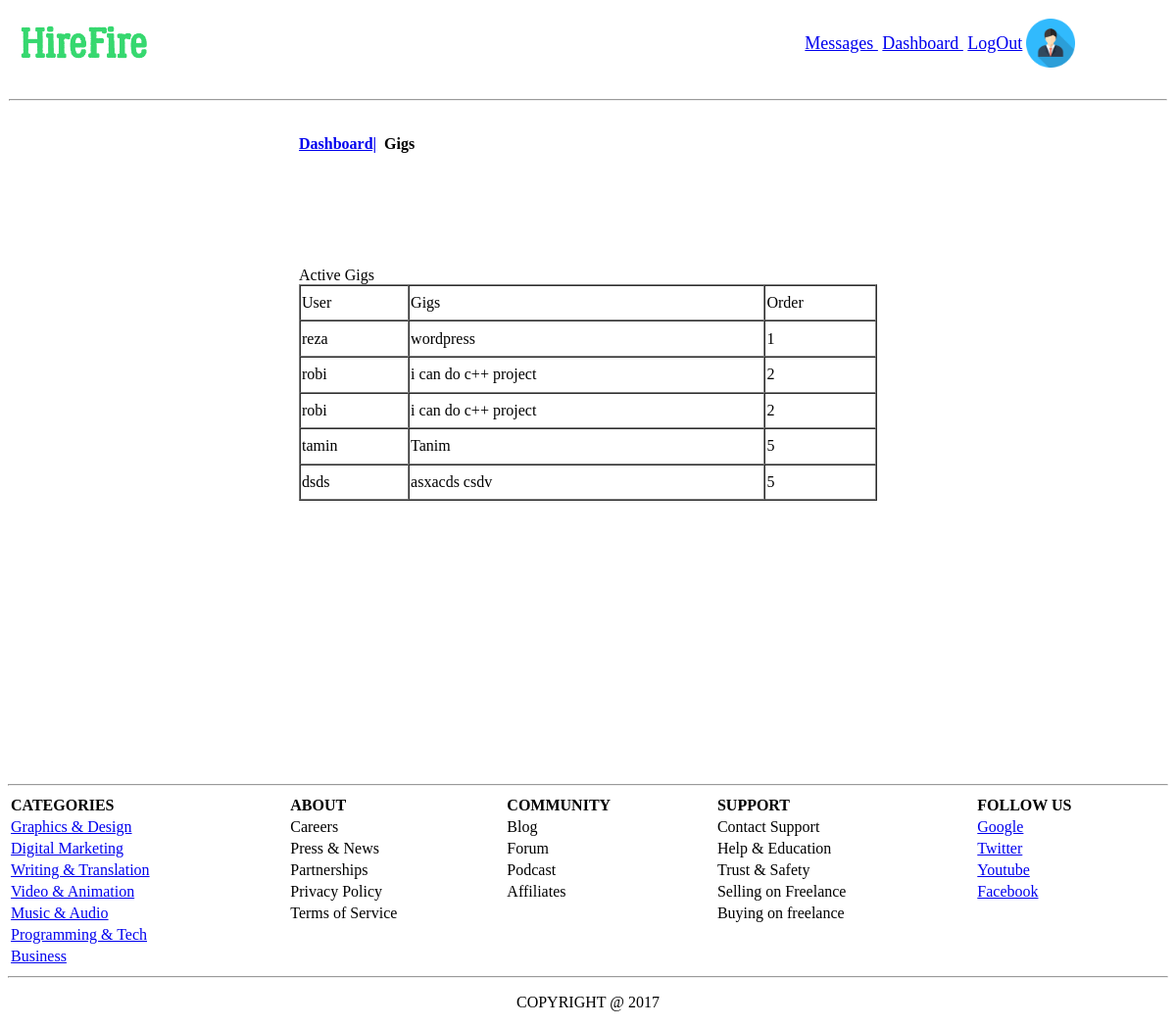
Before: /HireFire/App/Admin/gigs_admin.php (signed in) with the older database file.
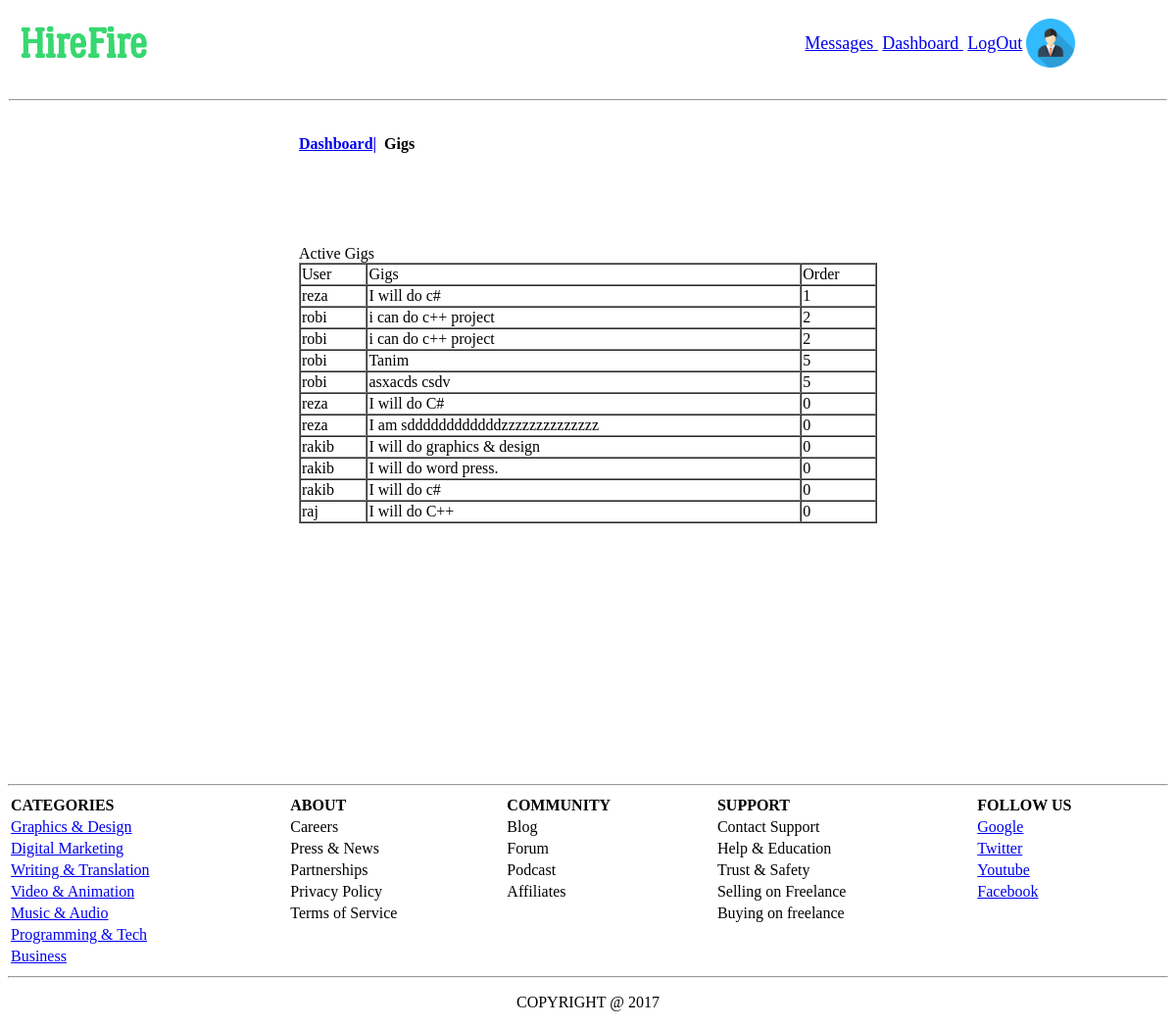
After: the same page with the newer database file.
### tables this page shows
CREATE TABLE `gigs` (
  `uName` varchar(20) NOT NULL,
  `gigTitle` varchar(50) NOT NULL,
  `gigId` int(11) NOT NULL,
  `category` varchar(20) NOT NULL,
  `price` int(11) NOT NULL,
  `gDescription` varchar(500) NOT NULL,
  `imgExt` varchar(20) NOT NULL,
  `date` date NOT NULL,
  `orderCount` int(11) NOT NULL
);

### HireFire/data/data_access.php (called while the page is built, shortened)
<?php
    $host="localhost";
    $user="root";
    $pass="";
    $dbname="hirefire_db";
    $port=3306;
    function executeSQL($sql){
        global $host, $user, $pass, $dbname, $port;
        $link=mysqli_connect($host, $user, $pass, $dbname, $port);
        $result = mysqli_query($link,$sql);
        return $result;
    }
?>

### HireFire/data/person_data_access(reza).php (called while the page is built, shortened)
<?php require_once "data_access.php";?>
<?php
	function allgigaccessToDb()
	{
		$sql = "SELECT * FROM gigs";
		$result = executeSQL($sql);
		$persons = array();
        for($i=0; $row=mysqli_fetch_assoc($result); ++$i){
            $persons[$i] = $row;
        }
        return $persons;
	}
?>

### HireFire/App/Admin/gigs_admin.php (the view, shortened to what this page needs)
<php>
	<head>
	</head>
	<body>
	    <table border="0" width="100%" height="100%" cellspacing="0">
		    <tr height="8%">
			    <td colspan="3">
				    <table  border="0" width="100%" border="1">
				        <tr>
							<td><a href="../Categories/programing.php"><img src="../image/image.png" width="150"></a></td>
							</td>
							<td align="right">
								<font size="4"><a href="inbox.php">Messages&nbsp;</a>
								<a href="admin.php">Dashboard&nbsp;</a>
								<a href="logout_handler.php">LogOut</a></font>
							</td>
							<td><a href="profile.php"><img src="../image/b.png" width="50"></a></td>
				        </tr>
				    </table>
			<tr height="5%">
				<td colspan="3"><hr/></td>
			</tr>
			<tr height="5%">
			    <td width="25%"></td>
				<td width="30%">
						<a href="admin.php"> <b>Dashboard|</a>&nbsp;
						  <a ><b>Gigs</b></a>
				</td>
				<td width="45%"></td>
            </tr>
			<tr height="50%">
                <td width="10%"></td>
				<td width="50%" height="50%">
					<a>Active Gigs</a><br/>
					<table width="100%" height="50%" border="1" cellspacing="0">
						    <tr >
							   <td>User</td>
							   <td>Gigs</td>
							   <td>Order</td>
							</tr>
						<?php
							 $persons=allgigaccessToDb();
							foreach ($persons as $value)
							{
							   $name=$value['uName'];
							   $title=$value['gigTitle'];
							   $Order=$value['orderCount'];
								echo "<tr>";
								echo "<td >$name</td><td>$title</td><td>$Order</td>";
								echo "</tr>";
							}
						?>
					</table>
				</td>
				<td width="40%">
				</td>
			</tr>
			<tr colspan="3" height="20%">
			    <table border="0" width="100%">
				      <hr>
					    <tr>
					       <th align="left">CATEGORIES</th>
					   <th align="left">ABOUT</th>
					   <th align="left">COMMUNITY</th>
					   <th align="left">SUPPORT</th>
					   <th align="left">FOLLOW US</th>
				   </tr>
				   <tr>
						<td> <a href="../categories/Graphics.php">Graphics & Design</a></td>
						<td>Careers</td>
						<td>Blog</td>
						<td>Contact Support</td>
						<td> <a href="www.google.com">Google</a></td>
					</tr>
					<tr>
						<td><a href="../categories/digital.php">Digital Marketing</a></td>
						<td>Press & News</td>
						<td>Forum</td>
						<td>Help & Education</td>
						<td>  <a href="www.Twitter.com">Twitter</a></td>
					</tr>
					<tr>
						<td><a href="../categories/writing.php">Writing & Translation</a></td>
						<td>Partnerships</td>
						<td>Podcast</td>
						<td>Trust & Safety</td>
						<td> <a href="www.Youtube.com">Youtube</a></td>
					</tr>
					<tr>
						<td><a href="../categories/video.php"> Video & Animation</a></td>
						<td>Privacy Policy</td>
						<td>Affiliates</td>
						<td>Selling on Freelance</td>
						<td> <a href="www.facebook.com">Facebook</a></td>
					</tr>
					<tr>
						<td><a href="../categories/music.php"> Music & Audio</a></td>
						<td>Terms of Service</td>
						<td></td>
						<td>Buying on freelance</td>
						<td></td>
					</tr>
					<tr>
						<td> <a href="../categories/programing.php">Programming & Tech</a></td>
						<td></td>
						<td></td>
						<td></td>
						<td></td>
					</tr>
					<tr>
						<td><a href="../categories/business.php">Business</a></td>
						<td></td>
						<td></td>
						<td></td>
						<td></td>
				   </tr>
				</table>
			</tr>
			<tr height="5%">
						<td><hr><p align="center">COPYRIGHT @ 2017</p></td>
			</tr>
	</body>
</html>

Changed rows visible on the page:
changed gigs (number 1 of 11 on the later page): gigTitle "wordpress" → "I will do c#"
changed gigs "Tanim": uName "tamin" → "robi"
changed gigs "asxacds csdv": uName "dsds" → "robi"
added gigs: uName "reza", gigTitle "I will do C#", orderCount "0"
added gigs: uName "reza", gigTitle "I am sddddddddddddzzzzzzzzzzzzzz", orderCount "0"
added gigs: uName "rakib", gigTitle "I will do graphics & design", orderCount "0"
added gigs: uName "rakib", gigTitle "I will do word press.", orderCount "0"
added gigs: uName "rakib", gigTitle "I will do c#", orderCount "0"
added gigs: uName "raj", gigTitle "I will do C++", orderCount "0"
